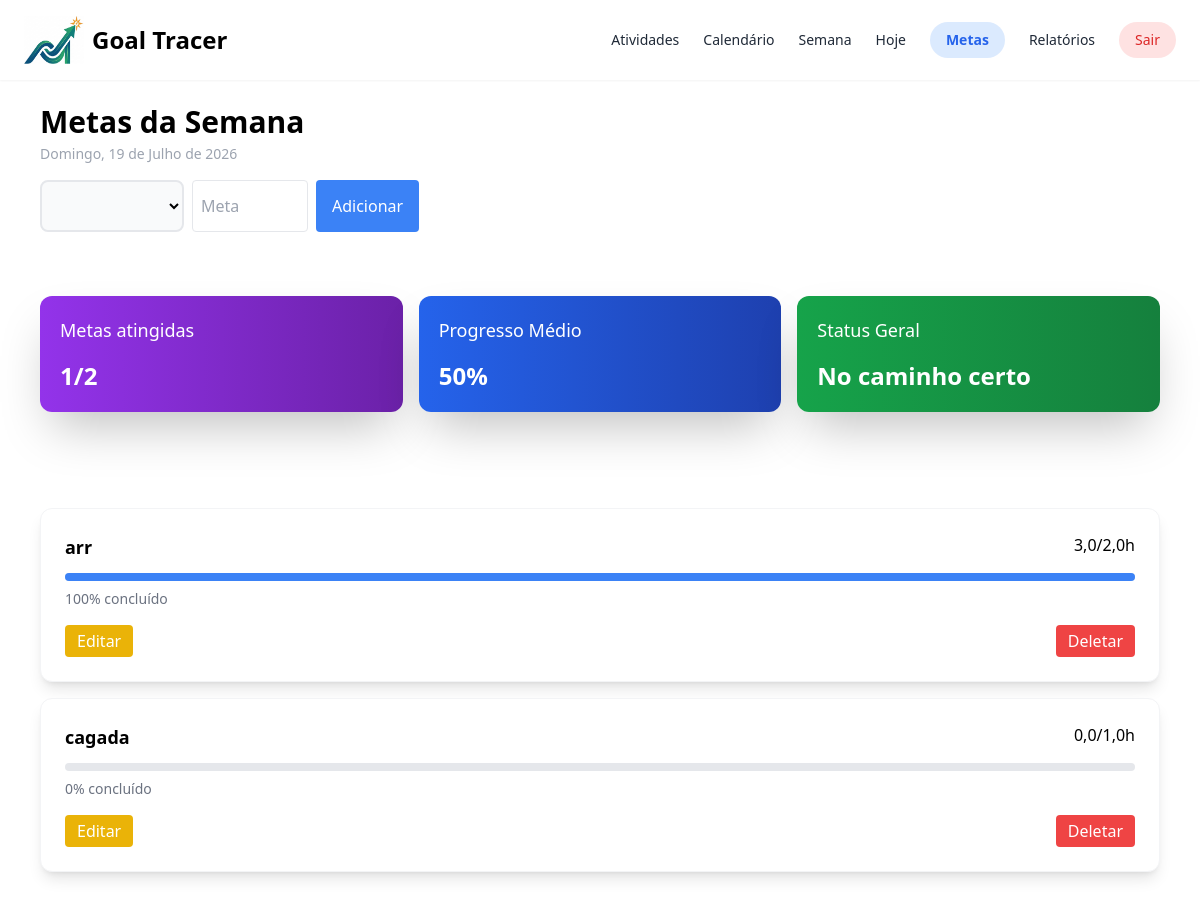
Page /metas/ (signed in) on the earlier database version.
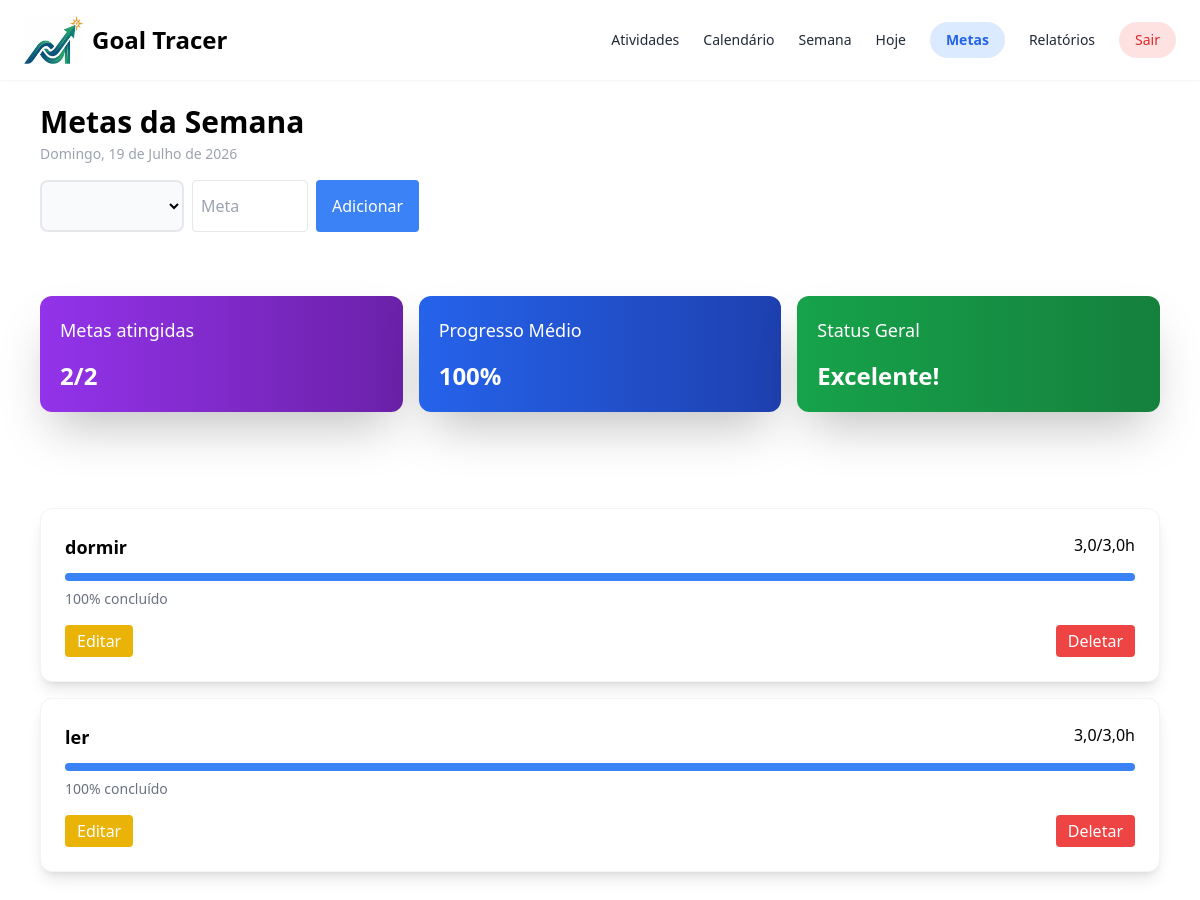
Same page on the later database version.
### home/models.py (models this page shows, shortened)
class Meta(models.Model):
    semana = models.BigIntegerField(default=1)
    meta_horas = models.FloatField(default=0.0)
    atividade = models.ForeignKey(Atividade, on_delete=models.CASCADE, related_name="vinculos_metas")

class Atividade(models.Model):
    nome = models.CharField(max_length=200) # unique=True evita nomes duplicados
    usuario = models.ForeignKey(User, on_delete=models.CASCADE, related_name="atividades")
    class Meta:
        unique_together = ('nome', 'usuario')  # nome pode repetir ENTRE usuários, mas nao pro MESMO usuario

### home/views.py (the view, shortened to what this page needs)
# urls.py: path('metas/', views.metas, name='metas'),
def metas(request):
    if not request.user.is_authenticated:
        if request.method == "POST":
            return JsonResponse({"erro": "Não autenticado"}, status=401)
        return redirect('login')
    context = gerar_dados_metas(request.user)
    return render(request, "home/metas.html", context)

### home/views.py (called while the page is built)
def data_formatada():
    hoje_data = timezone.localdate()
    dia_semana_hoje = DIAS[hoje_data.weekday()]
    dias_extenso = {
        "Segunda": "Segunda-feira",
        "Terça": "Terça-feira",
        "Quarta": "Quarta-feira",
        "Quinta": "Quinta-feira",
        "Sexta": "Sexta-feira",
        "Sábado": "Sábado",
        "Domingo": "Domingo",
    }
    meses = ["", "Janeiro", "Fevereiro", "Março", "Abril", "Maio", "Junho",
             "Julho", "Agosto", "Setembro", "Outubro", "Novembro", "Dezembro"]
    data_formatada = f"{dias_extenso[dia_semana_hoje]}, {hoje_data.day} de {meses[hoje_data.month]} de {hoje_data.year}"
    return data_formatada

### templates/home/metas.html (shortened to what the changed rows need)
<!DOCTYPE html>
<html lang="pt-BR">
    <head>
        {% load static %}
        <script src="https://cdn.tailwindcss.com"></script>
    </head>
    <body>
        <nav class="bg-white-600 flex shadow-sm px-6 py-4 justify-between">
            <div class="flex">
                {% load static %}
                <h1 class="text-2xl font-bold p-2">Goal Tracer</h1>
            </div>
        </nav>
        <div>
            <div class="pl-10 py-6">
                <h2 class="text-3xl font-bold">Metas da Semana</h2>
            </div>
            <div class="grid grid-cols-3 gap-4 p-10">
                <div class="bg-gradient-to-r from-purple-600 to-purple-800 shadow-2xl text-white rounded-xl p-5">
                    <p class="text-lg">Metas atingidas</p>
                    <p id="metas_atingidas" class="text-2xl font-bold pt-4">{{ metas_atingidas }}/{{ total_metas }}</p>
                </div>
                <div class="bg-gradient-to-r from-blue-600 to-blue-800 shadow-2xl text-white rounded-xl p-5">
                    <p class="text-lg">Progresso Médio</p>
                    <p id="progresso_medio" class="text-2xl font-bold pt-4">{{ progresso_medio }}%</p>
                </div>
                <div class="bg-gradient-to-r from-green-600 to-green-700 shadow-2xl text-white rounded-xl p-5">
                    <p class="text-lg">Status Geral</p>
                    <p id="status" class="text-2xl font-bold pt-4">{{ status }}</p>
                </div>
            </div>
        </div>
        <div id="div_metas" class="p-10">
            {% for meta in metas %}
                <div id="div_meta_{{ meta.atividade.nome }}" data-meta-horas="{{ meta.meta_horas }}" class="bg-white rounded-xl border border-gray-100 p-6 mt-4 shadow-lg">
                    <div class="flex justify-between mb-3">
                        <h4 class="font-semibold text-lg">{{ meta.atividade.nome }}</h4>
                        <div>{{ meta.horas_semana }}/{{ meta.meta_horas }}h</div>
                    </div>
                    <div class="w-full bg-gray-200 h-2 rounded-full">
                        <div class="bg-blue-500 h-2 rounded-full w-[{{ meta.percentual }}%]"></div>
                    </div>
                    <p class="mt-2 text-sm text-gray-500">{{ meta.percentual }}% concluído</p>
                    <div class="flex mt-4">
                        <button id="botao_editar_{{ meta.atividade.nome }}" type="submit" class="px-3 py-1 bg-yellow-500 text-white rounded">Editar</button>
                        <button id="botao_deletar_{{ meta.atividade.nome }}" type="submit" class="ml-auto px-3 py-1 bg-red-500 text-white rounded">Deletar</button>
                    </div>
                </div>
            {% empty %}
                <p class="text-gray-500">Nenhuma meta planejada.</p>
            {% endfor %}
        </div>
    </body>
</html>

Differences in the rows shown:
removed Meta: atividade.nome "arr", horas_semana "3,0", meta_horas "2,0", percentual "100"
removed Meta: atividade.nome "cagada", horas_semana "0,0", meta_horas "1,0", percentual "0"
added Meta: atividade.nome "dormir", horas_semana "3,0", meta_horas "3,0", percentual "100"
added Meta: atividade.nome "ler", horas_semana "3,0", meta_horas "3,0", percentual "100"
Other differences:
{{ metas_atingidas }}: "1" → "2"
{{ progresso_medio }}: "50" → "100"
{{ status }}: "No caminho certo" → "Excelente!"
